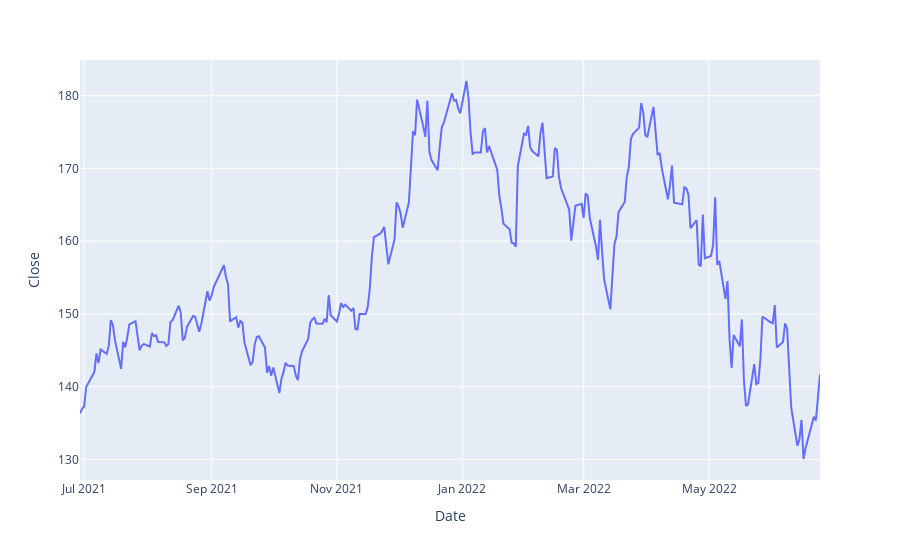

Notebook source saved alongside this figure:
### Code cell
import plotly.express as px
figure = px.line(data, x = data.index, y = "Close")
figure.show()

### Figure 1 — Plotly figure (JSON) as saved in the notebook; plotly's stock layout.template omitted (floating-point values rounded to 4 significant figures; data arrays with more than 128 entries replaced by an {"elided": "..."} marker saying what was removed)
{"data": [{"hovertemplate": "Date=%{x}<br>Close=%{y}<extra></extra>", "legendgroup": "", "line": {"color": "#636efa", "dash": "solid"}, "marker": {"symbol": "circle"}, "mode": "lines", "name": "", "orientation": "v", "showlegend": false, "type": "scatter", "x": {"elided": "250 str values"}, "xaxis": "x", "y": {"elided": "250 float values"}, "yaxis": "y"}], "layout": {"legend": {"tracegroupgap": 0}, "margin": {"t": 60}, "xaxis": {"anchor": "y", "domain": [0, 1], "title": {"text": "Date"}}, "yaxis": {"anchor": "x", "domain": [0, 1], "title": {"text": "Close"}}}}
